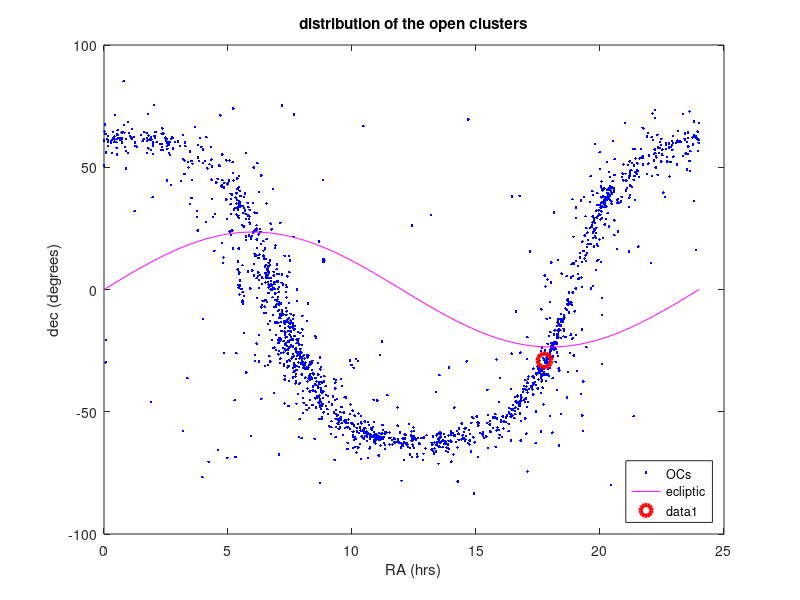

MATLAB code for this plot:
%% Distribution of the open clusters
% _This is a reference for you to see if you did everything correctly, what
% should be on your screen. Note that some commands in this page are
% blocked (using *|...|*) for you to figure out by yourself._
%% Read and Organize the data
% Let us plot the survey of open clusters in equatorial coordinates, namely 
% right ascension (in hours) and declination (in degrees) above or below 
% the equatorial plane. Note that, while the data source with the full data 
% is listed in the lab handout, the numerical values needed here have been 
% compiled into a simplified table found in *|clusters_relevant.txt|*.
%
% First, we have to load the data and save the data to a matrix variable,
% e.g., *|cr|*:
cr = load('clusters_relevant.txt');
%%
% In this table the first, second, and third columns contain the RA in
% hours, minutes, and seconds. These values must be combined into a single 
% decimal value of hours:
RA = cr(:,1) + cr(:,2)/60 + cr(:,3)/3600;
%%
% The same goes for the declination, though it is given by degrees, arcmin,
% and arcsec in the fourth, fifth, and sixth columns respectively. Note
% that the sign of the Declination is included in the _degree_ column.
%
% To determine the sign of the Declination, use the *|sign|* command, which
% returns *1* if the element is greater than zero, *0* if it equals zero
% and *-1* if it is less than zero:
pmDec = sign(cr(:,4));
%%
% Be careful that some elements of *|pmDec|* might be zero, which also
% correspond to positive declination. To fix this, we can use *|find|*
% command to locate those zero elements:
fixpm = find(pmDec==0);
%%
% and then substitute those zero elements by *1*:
pmDec(fixpm) = 1;
%%
% Now we can calculate the Declination:
dec = (abs(cr(:,4)) + cr(:,5)/60 + cr(:,6)/3600).*pmDec;
%%
% The *|pmDec|* term simply insures the sign of declination carried by the
% fourth column value is carried over to the other two values added, as
% they will have matching sign.
%% Distribution of the clusters
% Now let's plot the open clusters in RA vs dec, i.e. equatorial
% coordinates.
figure(1); clf
plot(RA,dec,'b.')
title('distribution of the open clusters')
xlabel('RA (hrs)')
ylabel('dec (degrees)')
%% The ecliptic
% First, create an array of linearly spaced points from 0 to 24 hours:
hrs = linspace(0, 24, 200);
%%
% To generate the ecliptic, use the sine function and remember to convert
% *|hrs|* to radians:
eclip = 23.5*sin(hrs*2*pi/24);
%%
% Overplot the ecliptic with the open clusters:
figure(1); hold on;
plot(hrs, eclip, 'm-')
legend('OCs', 'ecliptic', 'Location', 'SouthEast')
%% Bonus track
% We can also plot, with a red circle, the location of the galactic center
% in order to get a feel for how open clusters are distributed in the
% galactic plane:
figure(1);
gal = [17 + 45/60. + 40.04/3600, -29 - 28.1/3600];
plot(gal(1),gal(2),'ro', 'LineWidth', 3, 'MarkerSize', 10)
%%
% Since the equatorial plane is tilted with respect to the galactic plane, 
% the clusters, which gather mostly in the galactic plane, follow a 
% sinusoidal curve on this plot.
